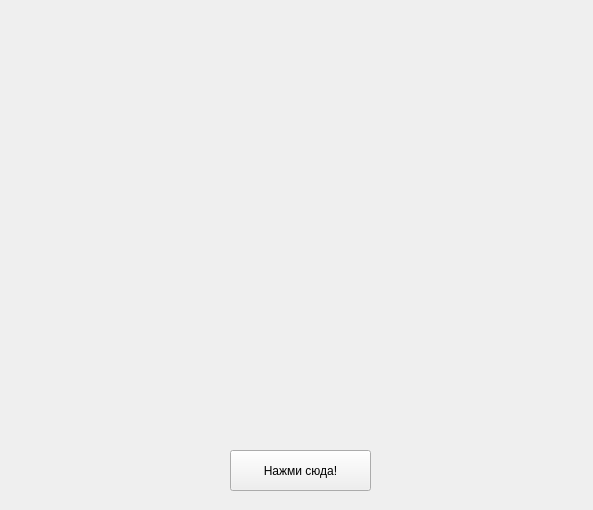
<?xml version="1.0" encoding="UTF-8"?>
<ui version="4.0">
 <class>Form</class>
 <widget class="QWidget" name="Form">
  <property name="geometry">
   <rect>
    <x>0</x>
    <y>0</y>
    <width>593</width>
    <height>510</height>
   </rect>
  </property>
  <property name="windowTitle">
   <string>Form</string>
  </property>
  <widget class="QPushButton" name="pushButton">
   <property name="geometry">
    <rect>
     <x>230</x>
     <y>450</y>
     <width>141</width>
     <height>41</height>
    </rect>
   </property>
   <property name="text">
    <string>Нажми сюда!</string>
   </property>
  </widget>
 </widget>
 <resources/>
 <connections/>
</ui>
